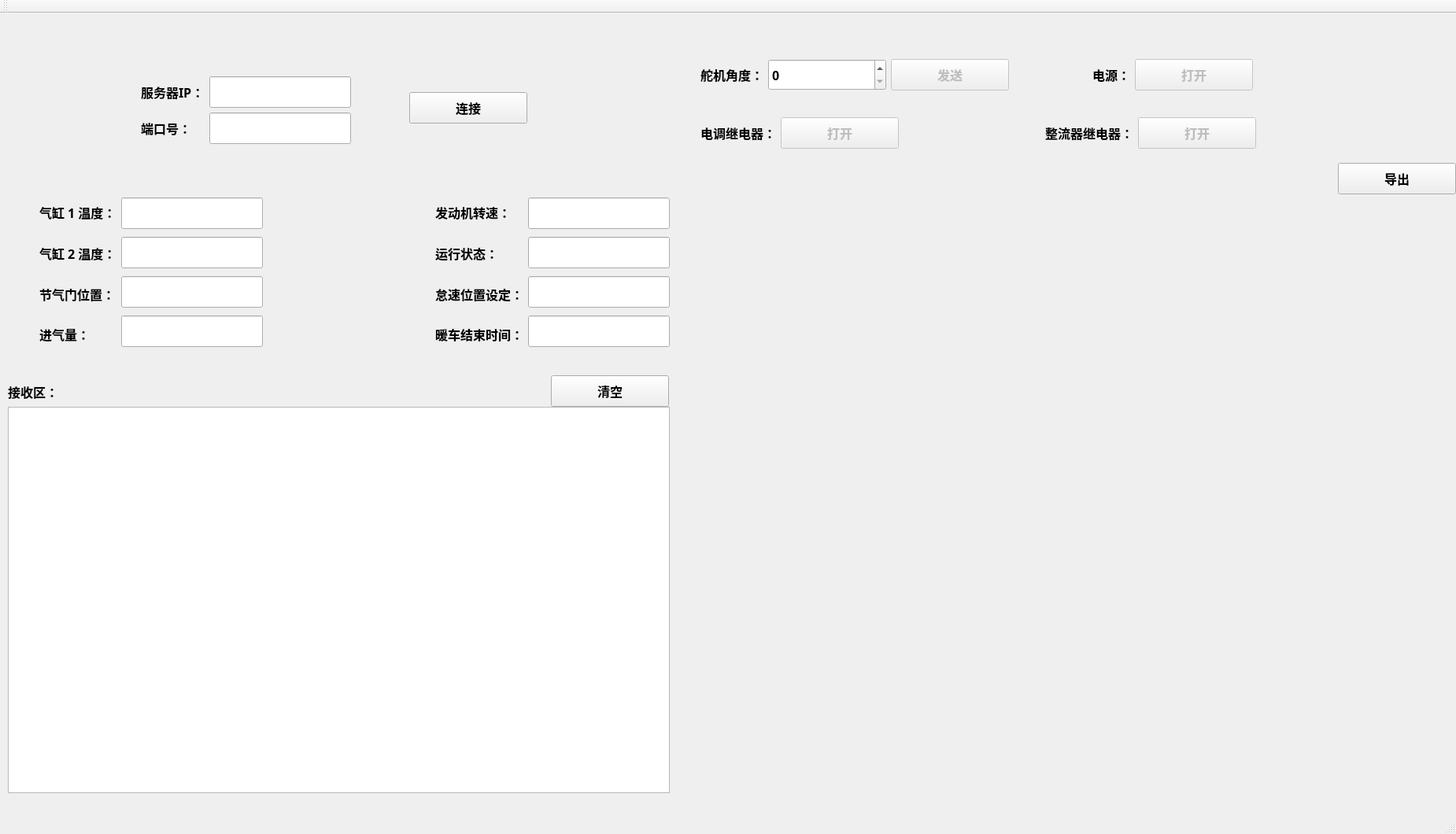
<?xml version="1.0" encoding="UTF-8"?>
<ui version="4.0">
 <class>MainWindow</class>
 <widget class="QMainWindow" name="MainWindow">
  <property name="geometry">
   <rect>
    <x>0</x>
    <y>0</y>
    <width>1850</width>
    <height>1060</height>
   </rect>
  </property>
  <property name="minimumSize">
   <size>
    <width>1850</width>
    <height>1060</height>
   </size>
  </property>
  <property name="font">
   <font>
    <family>Adobe 宋体 Std L</family>
    <pointsize>12</pointsize>
   </font>
  </property>
  <property name="windowTitle">
   <string>MainWindow</string>
  </property>
  <property name="iconSize">
   <size>
    <width>24</width>
    <height>24</height>
   </size>
  </property>
  <widget class="QWidget" name="centralwidget">
   <widget class="QLabel" name="label_4">
    <property name="geometry">
     <rect>
      <x>10</x>
      <y>460</y>
      <width>101</width>
      <height>41</height>
     </rect>
    </property>
    <property name="font">
     <font>
      <family>Adobe 宋体 Std L</family>
      <pointsize>12</pointsize>
      <weight>75</weight>
      <italic>false</italic>
      <bold>true</bold>
     </font>
    </property>
    <property name="text">
     <string>接收区：</string>
    </property>
   </widget>
   <widget class="QPushButton" name="tcp_recclear_button">
    <property name="geometry">
     <rect>
      <x>700</x>
      <y>460</y>
      <width>150</width>
      <height>40</height>
     </rect>
    </property>
    <property name="minimumSize">
     <size>
      <width>150</width>
      <height>40</height>
     </size>
    </property>
    <property name="maximumSize">
     <size>
      <width>150</width>
      <height>40</height>
     </size>
    </property>
    <property name="font">
     <font>
      <family>Adobe 宋体 Std L</family>
      <pointsize>12</pointsize>
      <weight>75</weight>
      <italic>false</italic>
      <bold>true</bold>
     </font>
    </property>
    <property name="text">
     <string>清空</string>
    </property>
   </widget>
   <widget class="QTextEdit" name="tcp_recive_edit">
    <property name="geometry">
     <rect>
      <x>10</x>
      <y>500</y>
      <width>841</width>
      <height>491</height>
     </rect>
    </property>
    <property name="font">
     <font>
      <family>Adobe 宋体 Std L</family>
      <pointsize>14</pointsize>
      <weight>75</weight>
      <italic>false</italic>
      <bold>true</bold>
     </font>
    </property>
    <property name="readOnly">
     <bool>true</bool>
    </property>
   </widget>
   <widget class="QWidget" name="layoutWidget">
    <property name="geometry">
     <rect>
      <x>50</x>
      <y>230</y>
      <width>801</width>
      <height>201</height>
     </rect>
    </property>
    <layout class="QHBoxLayout" name="horizontalLayout_7">
     <item>
      <layout class="QHBoxLayout" name="horizontalLayout_6">
       <item>
        <layout class="QVBoxLayout" name="verticalLayout_3">
         <item>
          <widget class="QLabel" name="label_8">
           <property name="font">
            <font>
             <family>宋体</family>
             <pointsize>12</pointsize>
             <weight>75</weight>
             <bold>true</bold>
            </font>
           </property>
           <property name="text">
            <string>气缸 1 温度：</string>
           </property>
          </widget>
         </item>
         <item>
          <widget class="QLabel" name="label_9">
           <property name="font">
            <font>
             <family>宋体</family>
             <pointsize>12</pointsize>
             <weight>75</weight>
             <bold>true</bold>
            </font>
           </property>
           <property name="text">
            <string>气缸 2 温度：</string>
           </property>
          </widget>
         </item>
         <item>
          <widget class="QLabel" name="label_12">
           <property name="font">
            <font>
             <family>宋体</family>
             <pointsize>12</pointsize>
             <weight>75</weight>
             <bold>true</bold>
            </font>
           </property>
           <property name="text">
            <string>节气门位置：</string>
           </property>
          </widget>
         </item>
         <item>
          <widget class="QLabel" name="label_13">
           <property name="font">
            <font>
             <family>宋体</family>
             <pointsize>12</pointsize>
             <weight>75</weight>
             <bold>true</bold>
            </font>
           </property>
           <property name="text">
            <string>进气量：</string>
           </property>
          </widget>
         </item>
        </layout>
       </item>
       <item>
        <layout class="QVBoxLayout" name="verticalLayout_4">
         <item>
          <widget class="QLineEdit" name="first_cylinder_temprature">
           <property name="minimumSize">
            <size>
             <width>180</width>
             <height>40</height>
            </size>
           </property>
           <property name="maximumSize">
            <size>
             <width>180</width>
             <height>40</height>
            </size>
           </property>
           <property name="font">
            <font>
             <family>Adobe 宋体 Std L</family>
             <pointsize>12</pointsize>
             <weight>75</weight>
             <italic>false</italic>
             <bold>true</bold>
            </font>
           </property>
           <property name="toolTip">
            <string>&lt;html&gt;&lt;head/&gt;&lt;body&gt;&lt;p align=&quot;center&quot;&gt;&lt;span style=&quot; font-weight:600;&quot;&gt;8088&lt;/span&gt;&lt;/p&gt;&lt;/body&gt;&lt;/html&gt;</string>
           </property>
           <property name="readOnly">
            <bool>true</bool>
           </property>
          </widget>
         </item>
         <item>
          <widget class="QLineEdit" name="second_cylinder_temprature">
           <property name="minimumSize">
            <size>
             <width>180</width>
             <height>40</height>
            </size>
           </property>
           <property name="maximumSize">
            <size>
             <width>180</width>
             <height>40</height>
            </size>
           </property>
           <property name="font">
            <font>
             <family>Adobe 宋体 Std L</family>
             <pointsize>12</pointsize>
             <weight>75</weight>
             <italic>false</italic>
             <bold>true</bold>
            </font>
           </property>
           <property name="toolTip">
            <string>&lt;html&gt;&lt;head/&gt;&lt;body&gt;&lt;p align=&quot;center&quot;&gt;&lt;span style=&quot; font-weight:600;&quot;&gt;8088&lt;/span&gt;&lt;/p&gt;&lt;/body&gt;&lt;/html&gt;</string>
           </property>
           <property name="readOnly">
            <bool>true</bool>
           </property>
          </widget>
         </item>
         <item>
          <widget class="QLineEdit" name="throttle_position">
           <property name="minimumSize">
            <size>
             <width>180</width>
             <height>40</height>
            </size>
           </property>
           <property name="maximumSize">
            <size>
             <width>180</width>
             <height>40</height>
            </size>
           </property>
           <property name="font">
            <font>
             <family>Adobe 宋体 Std L</family>
             <pointsize>12</pointsize>
             <weight>75</weight>
             <italic>false</italic>
             <bold>true</bold>
            </font>
           </property>
           <property name="toolTip">
            <string>&lt;html&gt;&lt;head/&gt;&lt;body&gt;&lt;p align=&quot;center&quot;&gt;&lt;span style=&quot; font-weight:600;&quot;&gt;8088&lt;/span&gt;&lt;/p&gt;&lt;/body&gt;&lt;/html&gt;</string>
           </property>
           <property name="readOnly">
            <bool>true</bool>
           </property>
          </widget>
         </item>
         <item>
          <widget class="QLineEdit" name="air_inflow">
           <property name="minimumSize">
            <size>
             <width>180</width>
             <height>40</height>
            </size>
           </property>
           <property name="maximumSize">
            <size>
             <width>180</width>
             <height>40</height>
            </size>
           </property>
           <property name="font">
            <font>
             <family>Adobe 宋体 Std L</family>
             <pointsize>12</pointsize>
             <weight>75</weight>
             <italic>false</italic>
             <bold>true</bold>
            </font>
           </property>
           <property name="toolTip">
            <string>&lt;html&gt;&lt;head/&gt;&lt;body&gt;&lt;p align=&quot;center&quot;&gt;&lt;span style=&quot; font-weight:600;&quot;&gt;8088&lt;/span&gt;&lt;/p&gt;&lt;/body&gt;&lt;/html&gt;</string>
           </property>
           <property name="readOnly">
            <bool>true</bool>
           </property>
          </widget>
         </item>
        </layout>
       </item>
      </layout>
     </item>
     <item>
      <spacer name="horizontalSpacer">
       <property name="orientation">
        <enum>Qt::Horizontal</enum>
       </property>
       <property name="sizeHint" stdset="0">
        <size>
         <width>40</width>
         <height>20</height>
        </size>
       </property>
      </spacer>
     </item>
     <item>
      <layout class="QHBoxLayout" name="horizontalLayout_2">
       <item>
        <layout class="QVBoxLayout" name="verticalLayout_2">
         <item>
          <widget class="QLabel" name="label_10">
           <property name="font">
            <font>
             <family>宋体</family>
             <pointsize>12</pointsize>
             <weight>75</weight>
             <bold>true</bold>
            </font>
           </property>
           <property name="text">
            <string>发动机转速：</string>
           </property>
          </widget>
         </item>
         <item>
          <widget class="QLabel" name="label_11">
           <property name="font">
            <font>
             <family>宋体</family>
             <pointsize>12</pointsize>
             <weight>75</weight>
             <bold>true</bold>
            </font>
           </property>
           <property name="text">
            <string>运行状态：</string>
           </property>
          </widget>
         </item>
         <item>
          <widget class="QLabel" name="label_14">
           <property name="font">
            <font>
             <family>宋体</family>
             <pointsize>12</pointsize>
             <weight>75</weight>
             <bold>true</bold>
            </font>
           </property>
           <property name="text">
            <string>怠速位置设定：</string>
           </property>
          </widget>
         </item>
         <item>
          <widget class="QLabel" name="label_15">
           <property name="font">
            <font>
             <family>宋体</family>
             <pointsize>12</pointsize>
             <weight>75</weight>
             <bold>true</bold>
            </font>
           </property>
           <property name="text">
            <string>暖车结束时间：</string>
           </property>
          </widget>
         </item>
        </layout>
       </item>
       <item>
        <layout class="QVBoxLayout" name="verticalLayout">
         <property name="spacing">
          <number>6</number>
         </property>
         <property name="rightMargin">
          <number>0</number>
         </property>
         <item>
          <widget class="QLineEdit" name="engine_speed">
           <property name="minimumSize">
            <size>
             <width>180</width>
             <height>40</height>
            </size>
           </property>
           <property name="maximumSize">
            <size>
             <width>180</width>
             <height>40</height>
            </size>
           </property>
           <property name="font">
            <font>
             <family>Adobe 宋体 Std L</family>
             <pointsize>12</pointsize>
             <weight>75</weight>
             <italic>false</italic>
             <bold>true</bold>
            </font>
           </property>
           <property name="toolTip">
            <string>&lt;html&gt;&lt;head/&gt;&lt;body&gt;&lt;p align=&quot;center&quot;&gt;&lt;span style=&quot; font-weight:600;&quot;&gt;8088&lt;/span&gt;&lt;/p&gt;&lt;/body&gt;&lt;/html&gt;</string>
           </property>
           <property name="readOnly">
            <bool>true</bool>
           </property>
          </widget>
         </item>
         <item>
          <widget class="QLineEdit" name="engine_working_state">
           <property name="minimumSize">
            <size>
             <width>180</width>
             <height>40</height>
            </size>
           </property>
           <property name="maximumSize">
            <size>
             <width>180</width>
             <height>40</height>
            </size>
           </property>
           <property name="font">
            <font>
             <family>Adobe 宋体 Std L</family>
             <pointsize>12</pointsize>
             <weight>75</weight>
             <italic>false</italic>
             <bold>true</bold>
            </font>
           </property>
           <property name="toolTip">
            <string>&lt;html&gt;&lt;head/&gt;&lt;body&gt;&lt;p align=&quot;center&quot;&gt;&lt;span style=&quot; font-weight:600;&quot;&gt;8088&lt;/span&gt;&lt;/p&gt;&lt;/body&gt;&lt;/html&gt;</string>
           </property>
           <property name="readOnly">
            <bool>true</bool>
           </property>
          </widget>
         </item>
         <item>
          <widget class="QLineEdit" name="engine_idling_set">
           <property name="minimumSize">
            <size>
             <width>180</width>
             <height>40</height>
            </size>
           </property>
           <property name="maximumSize">
            <size>
             <width>180</width>
             <height>40</height>
            </size>
           </property>
           <property name="font">
            <font>
             <family>Adobe 宋体 Std L</family>
             <pointsize>12</pointsize>
             <weight>75</weight>
             <italic>false</italic>
             <bold>true</bold>
            </font>
           </property>
           <property name="toolTip">
            <string>&lt;html&gt;&lt;head/&gt;&lt;body&gt;&lt;p align=&quot;center&quot;&gt;&lt;span style=&quot; font-weight:600;&quot;&gt;8088&lt;/span&gt;&lt;/p&gt;&lt;/body&gt;&lt;/html&gt;</string>
           </property>
           <property name="readOnly">
            <bool>true</bool>
           </property>
          </widget>
         </item>
         <item>
          <widget class="QLineEdit" name="engine_warm_up">
           <property name="minimumSize">
            <size>
             <width>180</width>
             <height>40</height>
            </size>
           </property>
           <property name="maximumSize">
            <size>
             <width>180</width>
             <height>40</height>
            </size>
           </property>
           <property name="font">
            <font>
             <family>Adobe 宋体 Std L</family>
             <pointsize>12</pointsize>
             <weight>75</weight>
             <italic>false</italic>
             <bold>true</bold>
            </font>
           </property>
           <property name="toolTip">
            <string>&lt;html&gt;&lt;head/&gt;&lt;body&gt;&lt;p align=&quot;center&quot;&gt;&lt;span style=&quot; font-weight:600;&quot;&gt;8088&lt;/span&gt;&lt;/p&gt;&lt;/body&gt;&lt;/html&gt;</string>
           </property>
           <property name="readOnly">
            <bool>true</bool>
           </property>
          </widget>
         </item>
        </layout>
       </item>
      </layout>
     </item>
    </layout>
   </widget>
   <widget class="QWidget" name="layoutWidget">
    <property name="geometry">
     <rect>
      <x>890</x>
      <y>230</y>
      <width>961</width>
      <height>761</height>
     </rect>
    </property>
    <layout class="QVBoxLayout" name="verticalLayout_5">
     <item>
      <widget class="QCustomPlot" name="engine_speed_plot" native="true"/>
     </item>
     <item>
      <widget class="QCustomPlot" name="throttle_position_plot" native="true"/>
     </item>
     <item>
      <widget class="QCustomPlot" name="widget_3" native="true"/>
     </item>
    </layout>
   </widget>
   <widget class="QPushButton" name="save_as_xlsx_button">
    <property name="geometry">
     <rect>
      <x>1700</x>
      <y>190</y>
      <width>150</width>
      <height>40</height>
     </rect>
    </property>
    <property name="minimumSize">
     <size>
      <width>150</width>
      <height>40</height>
     </size>
    </property>
    <property name="maximumSize">
     <size>
      <width>150</width>
      <height>40</height>
     </size>
    </property>
    <property name="font">
     <font>
      <family>Adobe 宋体 Std L</family>
      <pointsize>12</pointsize>
      <weight>75</weight>
      <italic>false</italic>
      <bold>true</bold>
     </font>
    </property>
    <property name="text">
     <string>导出</string>
    </property>
   </widget>
   <widget class="QWidget" name="layoutWidget">
    <property name="geometry">
     <rect>
      <x>890</x>
      <y>30</y>
      <width>801</width>
      <height>171</height>
     </rect>
    </property>
    <layout class="QVBoxLayout" name="verticalLayout_6">
     <item>
      <layout class="QHBoxLayout" name="horizontalLayout">
       <item>
        <widget class="QLabel" name="label_3">
         <property name="font">
          <font>
           <family>宋体</family>
           <pointsize>12</pointsize>
           <weight>75</weight>
           <bold>true</bold>
          </font>
         </property>
         <property name="text">
          <string>舵机角度：</string>
         </property>
        </widget>
       </item>
       <item>
        <widget class="QDoubleSpinBox" name="valve_servo_box">
         <property name="minimumSize">
          <size>
           <width>150</width>
           <height>40</height>
          </size>
         </property>
         <property name="maximumSize">
          <size>
           <width>150</width>
           <height>40</height>
          </size>
         </property>
         <property name="font">
          <font>
           <family>Adobe 宋体 Std L</family>
           <pointsize>12</pointsize>
           <weight>75</weight>
           <italic>false</italic>
           <bold>true</bold>
          </font>
         </property>
         <property name="decimals">
          <number>0</number>
         </property>
         <property name="minimum">
          <double>0.000000000000000</double>
         </property>
         <property name="maximum">
          <double>2000.000000000000000</double>
         </property>
         <property name="singleStep">
          <double>1.000000000000000</double>
         </property>
        </widget>
       </item>
       <item>
        <widget class="QPushButton" name="tcp_send_button">
         <property name="enabled">
          <bool>false</bool>
         </property>
         <property name="minimumSize">
          <size>
           <width>150</width>
           <height>40</height>
          </size>
         </property>
         <property name="maximumSize">
          <size>
           <width>150</width>
           <height>40</height>
          </size>
         </property>
         <property name="font">
          <font>
           <family>Adobe 宋体 Std L</family>
           <pointsize>12</pointsize>
           <weight>75</weight>
           <italic>false</italic>
           <bold>true</bold>
          </font>
         </property>
         <property name="text">
          <string>发送</string>
         </property>
         <property name="autoExclusive">
          <bool>false</bool>
         </property>
         <property name="autoDefault">
          <bool>false</bool>
         </property>
         <property name="default">
          <bool>false</bool>
         </property>
         <property name="flat">
          <bool>false</bool>
         </property>
        </widget>
       </item>
       <item>
        <spacer name="horizontalSpacer_5">
         <property name="orientation">
          <enum>Qt::Horizontal</enum>
         </property>
         <property name="sizeHint" stdset="0">
          <size>
           <width>20</width>
           <height>20</height>
          </size>
         </property>
        </spacer>
       </item>
       <item>
        <widget class="QLabel" name="label_5">
         <property name="font">
          <font>
           <family>宋体</family>
           <pointsize>12</pointsize>
           <weight>75</weight>
           <bold>true</bold>
          </font>
         </property>
         <property name="text">
          <string>电源：</string>
         </property>
        </widget>
       </item>
       <item>
        <widget class="QPushButton" name="battery_button">
         <property name="enabled">
          <bool>false</bool>
         </property>
         <property name="minimumSize">
          <size>
           <width>150</width>
           <height>40</height>
          </size>
         </property>
         <property name="maximumSize">
          <size>
           <width>150</width>
           <height>40</height>
          </size>
         </property>
         <property name="font">
          <font>
           <family>Adobe 宋体 Std L</family>
           <pointsize>12</pointsize>
           <weight>75</weight>
           <italic>false</italic>
           <bold>true</bold>
          </font>
         </property>
         <property name="text">
          <string>打开</string>
         </property>
         <property name="checkable">
          <bool>true</bool>
         </property>
         <property name="checked">
          <bool>false</bool>
         </property>
         <property name="autoDefault">
          <bool>false</bool>
         </property>
        </widget>
       </item>
       <item>
        <spacer name="horizontalSpacer_2">
         <property name="orientation">
          <enum>Qt::Horizontal</enum>
         </property>
         <property name="sizeHint" stdset="0">
          <size>
           <width>95</width>
           <height>20</height>
          </size>
         </property>
        </spacer>
       </item>
      </layout>
     </item>
     <item>
      <layout class="QHBoxLayout" name="horizontalLayout_5">
       <item>
        <layout class="QHBoxLayout" name="horizontalLayout_3">
         <item>
          <widget class="QLabel" name="label_6">
           <property name="font">
            <font>
             <family>宋体</family>
             <pointsize>12</pointsize>
             <weight>75</weight>
             <bold>true</bold>
            </font>
           </property>
           <property name="text">
            <string>电调继电器：</string>
           </property>
          </widget>
         </item>
         <item>
          <widget class="QPushButton" name="ESC_button">
           <property name="enabled">
            <bool>false</bool>
           </property>
           <property name="minimumSize">
            <size>
             <width>150</width>
             <height>40</height>
            </size>
           </property>
           <property name="maximumSize">
            <size>
             <width>150</width>
             <height>40</height>
            </size>
           </property>
           <property name="font">
            <font>
             <family>Adobe 宋体 Std L</family>
             <pointsize>12</pointsize>
             <weight>75</weight>
             <italic>false</italic>
             <bold>true</bold>
            </font>
           </property>
           <property name="text">
            <string>打开</string>
           </property>
           <property name="checkable">
            <bool>true</bool>
           </property>
           <property name="checked">
            <bool>false</bool>
           </property>
           <property name="autoDefault">
            <bool>false</bool>
           </property>
          </widget>
         </item>
        </layout>
       </item>
       <item>
        <spacer name="horizontalSpacer_3">
         <property name="orientation">
          <enum>Qt::Horizontal</enum>
         </property>
         <property name="sizeHint" stdset="0">
          <size>
           <width>40</width>
           <height>20</height>
          </size>
         </property>
        </spacer>
       </item>
       <item>
        <layout class="QHBoxLayout" name="horizontalLayout_4">
         <item>
          <widget class="QLabel" name="label_7">
           <property name="font">
            <font>
             <family>宋体</family>
             <pointsize>12</pointsize>
             <weight>75</weight>
             <bold>true</bold>
            </font>
           </property>
           <property name="text">
            <string>整流器继电器：</string>
           </property>
          </widget>
         </item>
         <item>
          <widget class="QPushButton" name="rectifier_button">
           <property name="enabled">
            <bool>false</bool>
           </property>
           <property name="minimumSize">
            <size>
             <width>150</width>
             <height>40</height>
            </size>
           </property>
           <property name="maximumSize">
            <size>
             <width>150</width>
             <height>40</height>
            </size>
           </property>
           <property name="font">
            <font>
             <family>Adobe 宋体 Std L</family>
             <pointsize>12</pointsize>
             <weight>75</weight>
             <italic>false</italic>
             <bold>true</bold>
            </font>
           </property>
           <property name="text">
            <string>打开</string>
           </property>
           <property name="checkable">
            <bool>true</bool>
           </property>
           <property name="checked">
            <bool>false</bool>
           </property>
           <property name="autoDefault">
            <bool>false</bool>
           </property>
          </widget>
         </item>
         <item>
          <spacer name="horizontalSpacer_4">
           <property name="orientation">
            <enum>Qt::Horizontal</enum>
           </property>
           <property name="sizeHint" stdset="0">
            <size>
             <width>95</width>
             <height>20</height>
            </size>
           </property>
          </spacer>
         </item>
        </layout>
       </item>
      </layout>
     </item>
    </layout>
   </widget>
   <widget class="QPushButton" name="tcp_connect_button">
    <property name="geometry">
     <rect>
      <x>520</x>
      <y>100</y>
      <width>150</width>
      <height>40</height>
     </rect>
    </property>
    <property name="minimumSize">
     <size>
      <width>150</width>
      <height>40</height>
     </size>
    </property>
    <property name="maximumSize">
     <size>
      <width>150</width>
      <height>40</height>
     </size>
    </property>
    <property name="font">
     <font>
      <family>Adobe 宋体 Std L</family>
      <pointsize>12</pointsize>
      <weight>75</weight>
      <italic>false</italic>
      <bold>true</bold>
     </font>
    </property>
    <property name="text">
     <string>连接</string>
    </property>
    <property name="checkable">
     <bool>true</bool>
    </property>
    <property name="checked">
     <bool>false</bool>
    </property>
    <property name="autoDefault">
     <bool>false</bool>
    </property>
   </widget>
   <widget class="QWidget" name="layoutWidget">
    <property name="geometry">
     <rect>
      <x>169</x>
      <y>70</y>
      <width>311</width>
      <height>111</height>
     </rect>
    </property>
    <layout class="QFormLayout" name="formLayout">
     <property name="leftMargin">
      <number>10</number>
     </property>
     <property name="topMargin">
      <number>10</number>
     </property>
     <property name="rightMargin">
      <number>6</number>
     </property>
     <property name="bottomMargin">
      <number>6</number>
     </property>
     <item row="0" column="0">
      <widget class="QLabel" name="label">
       <property name="font">
        <font>
         <family>宋体</family>
         <pointsize>12</pointsize>
         <weight>75</weight>
         <bold>true</bold>
        </font>
       </property>
       <property name="text">
        <string>服务器IP：</string>
       </property>
      </widget>
     </item>
     <item row="0" column="1">
      <widget class="QLineEdit" name="tcp_ip_edit">
       <property name="minimumSize">
        <size>
         <width>180</width>
         <height>40</height>
        </size>
       </property>
       <property name="maximumSize">
        <size>
         <width>180</width>
         <height>40</height>
        </size>
       </property>
       <property name="font">
        <font>
         <family>Adobe 宋体 Std L</family>
         <pointsize>12</pointsize>
         <weight>75</weight>
         <italic>false</italic>
         <bold>true</bold>
        </font>
       </property>
       <property name="toolTip">
        <string>&lt;html&gt;&lt;head/&gt;&lt;body&gt;&lt;p align=&quot;center&quot;&gt;&lt;span style=&quot; font-weight:600;&quot;&gt;192.168.1.30&lt;/span&gt;&lt;/p&gt;&lt;/body&gt;&lt;/html&gt;</string>
       </property>
      </widget>
     </item>
     <item row="1" column="0">
      <widget class="QLabel" name="label_2">
       <property name="font">
        <font>
         <family>宋体</family>
         <pointsize>12</pointsize>
         <weight>75</weight>
         <bold>true</bold>
        </font>
       </property>
       <property name="text">
        <string>端口号：</string>
       </property>
      </widget>
     </item>
     <item row="1" column="1">
      <widget class="QLineEdit" name="tcp_port_edit">
       <property name="minimumSize">
        <size>
         <width>180</width>
         <height>40</height>
        </size>
       </property>
       <property name="maximumSize">
        <size>
         <width>180</width>
         <height>40</height>
        </size>
       </property>
       <property name="font">
        <font>
         <family>Adobe 宋体 Std L</family>
         <pointsize>12</pointsize>
         <weight>75</weight>
         <italic>false</italic>
         <bold>true</bold>
        </font>
       </property>
       <property name="toolTip">
        <string>&lt;html&gt;&lt;head/&gt;&lt;body&gt;&lt;p align=&quot;center&quot;&gt;&lt;span style=&quot; font-weight:600;&quot;&gt;8088&lt;/span&gt;&lt;/p&gt;&lt;/body&gt;&lt;/html&gt;</string>
       </property>
      </widget>
     </item>
    </layout>
   </widget>
  </widget>
  <widget class="QMenuBar" name="menubar">
   <property name="geometry">
    <rect>
     <x>0</x>
     <y>0</y>
     <width>1850</width>
     <height>21</height>
    </rect>
   </property>
  </widget>
  <widget class="QStatusBar" name="statusbar"/>
  <widget class="QToolBar" name="toolBar">
   <property name="windowTitle">
    <string>toolBar</string>
   </property>
   <attribute name="toolBarArea">
    <enum>TopToolBarArea</enum>
   </attribute>
   <attribute name="toolBarBreak">
    <bool>false</bool>
   </attribute>
  </widget>
 </widget>
 <customwidgets>
  <customwidget>
   <class>QCustomPlot</class>
   <extends>QWidget</extends>
   <header location="global">qcustomplot.h</header>
   <container>1</container>
  </customwidget>
 </customwidgets>
 <resources/>
 <connections/>
</ui>
